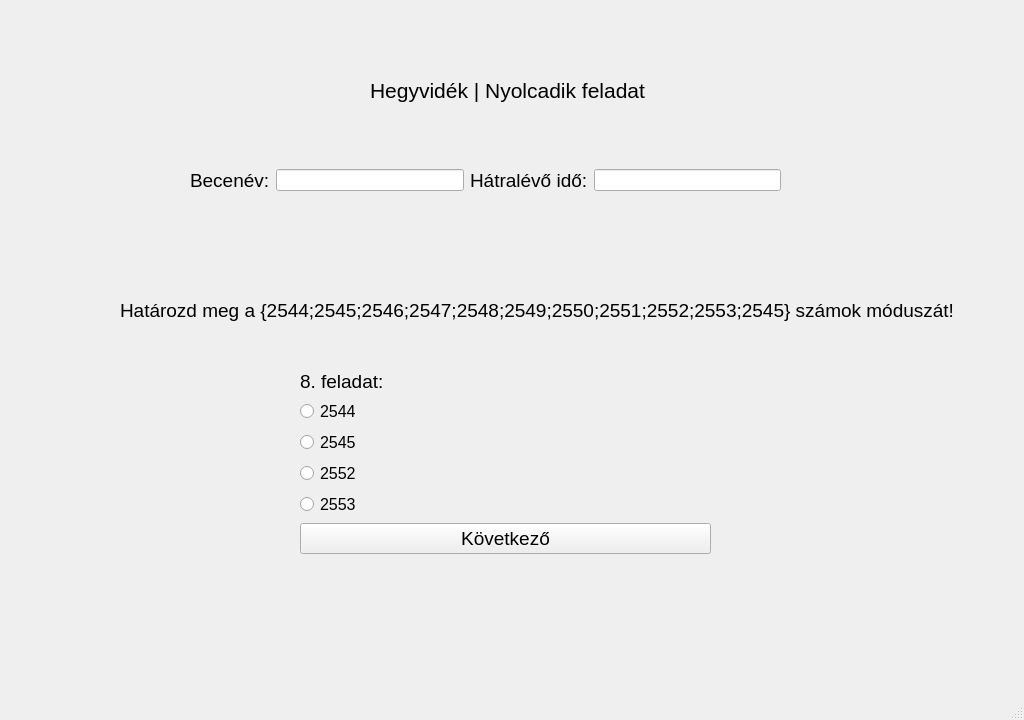
<?xml version="1.0" encoding="UTF-8"?>
<ui version="4.0">
 <class>ques1</class>
 <widget class="QMainWindow" name="ques1">
  <property name="geometry">
   <rect>
    <x>0</x>
    <y>0</y>
    <width>1024</width>
    <height>720</height>
   </rect>
  </property>
  <property name="windowTitle">
   <string>Játékos matematikai gyakorlóprogram</string>
  </property>
  <widget class="QWidget" name="centralwidget">
   <widget class="QLabel" name="label">
    <property name="geometry">
     <rect>
      <x>0</x>
      <y>-10</y>
      <width>1024</width>
      <height>720</height>
     </rect>
    </property>
    <property name="text">
     <string/>
    </property>
    <property name="pixmap">
     <pixmap>../szakdoga hátterek/game-background-cartoon-game-design-nature-asset-vector.jpg</pixmap>
    </property>
    <property name="scaledContents">
     <bool>true</bool>
    </property>
   </widget>
   <widget class="QLabel" name="label_4">
    <property name="geometry">
     <rect>
      <x>370</x>
      <y>70</y>
      <width>281</width>
      <height>41</height>
     </rect>
    </property>
    <property name="sizePolicy">
     <sizepolicy hsizetype="Expanding" vsizetype="Preferred">
      <horstretch>0</horstretch>
      <verstretch>0</verstretch>
     </sizepolicy>
    </property>
    <property name="font">
     <font>
      <pointsize>16</pointsize>
     </font>
    </property>
    <property name="cursor">
     <cursorShape>ArrowCursor</cursorShape>
    </property>
    <property name="text">
     <string>Hegyvidék | Nyolcadik feladat</string>
    </property>
   </widget>
   <widget class="QWidget" name="horizontalLayoutWidget">
    <property name="geometry">
     <rect>
      <x>190</x>
      <y>140</y>
      <width>591</width>
      <height>81</height>
     </rect>
    </property>
    <layout class="QHBoxLayout" name="horizontalLayout">
     <item>
      <widget class="QLabel" name="label_2">
       <property name="font">
        <font>
         <pointsize>14</pointsize>
        </font>
       </property>
       <property name="text">
        <string>Becenév:</string>
       </property>
      </widget>
     </item>
     <item>
      <widget class="QLineEdit" name="T1">
       <property name="sizePolicy">
        <sizepolicy hsizetype="Expanding" vsizetype="Fixed">
         <horstretch>0</horstretch>
         <verstretch>0</verstretch>
        </sizepolicy>
       </property>
      </widget>
     </item>
     <item>
      <widget class="QLabel" name="label_3">
       <property name="font">
        <font>
         <pointsize>14</pointsize>
        </font>
       </property>
       <property name="text">
        <string>Hátralévő idő:</string>
       </property>
      </widget>
     </item>
     <item>
      <widget class="QLineEdit" name="T2">
       <property name="sizePolicy">
        <sizepolicy hsizetype="Expanding" vsizetype="Fixed">
         <horstretch>0</horstretch>
         <verstretch>0</verstretch>
        </sizepolicy>
       </property>
      </widget>
     </item>
    </layout>
   </widget>
   <widget class="QWidget" name="formLayoutWidget">
    <property name="geometry">
     <rect>
      <x>300</x>
      <y>370</y>
      <width>411</width>
      <height>251</height>
     </rect>
    </property>
    <layout class="QFormLayout" name="formLayout">
     <property name="labelAlignment">
      <set>Qt::AlignLeading|Qt::AlignLeft|Qt::AlignTop</set>
     </property>
     <item row="1" column="0">
      <widget class="QLabel" name="label_5">
       <property name="font">
        <font>
         <pointsize>14</pointsize>
        </font>
       </property>
       <property name="text">
        <string>8. feladat:</string>
       </property>
      </widget>
     </item>
     <item row="2" column="0">
      <widget class="QRadioButton" name="R1">
       <property name="font">
        <font>
         <pointsize>12</pointsize>
        </font>
       </property>
       <property name="text">
        <string>2544</string>
       </property>
      </widget>
     </item>
     <item row="3" column="0">
      <widget class="QRadioButton" name="R2">
       <property name="font">
        <font>
         <pointsize>12</pointsize>
        </font>
       </property>
       <property name="text">
        <string>2545</string>
       </property>
      </widget>
     </item>
     <item row="4" column="0">
      <widget class="QRadioButton" name="R3">
       <property name="font">
        <font>
         <pointsize>12</pointsize>
        </font>
       </property>
       <property name="text">
        <string>2552</string>
       </property>
      </widget>
     </item>
     <item row="6" column="0" colspan="2">
      <widget class="QPushButton" name="B1">
       <property name="font">
        <font>
         <pointsize>14</pointsize>
        </font>
       </property>
       <property name="text">
        <string>Következő</string>
       </property>
      </widget>
     </item>
     <item row="5" column="0">
      <widget class="QRadioButton" name="R4">
       <property name="font">
        <font>
         <pointsize>12</pointsize>
        </font>
       </property>
       <property name="text">
        <string>2553</string>
       </property>
      </widget>
     </item>
    </layout>
   </widget>
   <widget class="QLabel" name="label_6">
    <property name="geometry">
     <rect>
      <x>120</x>
      <y>270</y>
      <width>841</width>
      <height>81</height>
     </rect>
    </property>
    <property name="font">
     <font>
      <pointsize>14</pointsize>
     </font>
    </property>
    <property name="text">
     <string>Határozd meg a {2544;2545;2546;2547;2548;2549;2550;2551;2552;2553;2545} számok móduszát!</string>
    </property>
    <property name="scaledContents">
     <bool>true</bool>
    </property>
   </widget>
  </widget>
  <widget class="QMenuBar" name="menubar">
   <property name="geometry">
    <rect>
     <x>0</x>
     <y>0</y>
     <width>1024</width>
     <height>21</height>
    </rect>
   </property>
  </widget>
  <widget class="QStatusBar" name="statusbar"/>
 </widget>
 <resources/>
 <connections/>
</ui>
